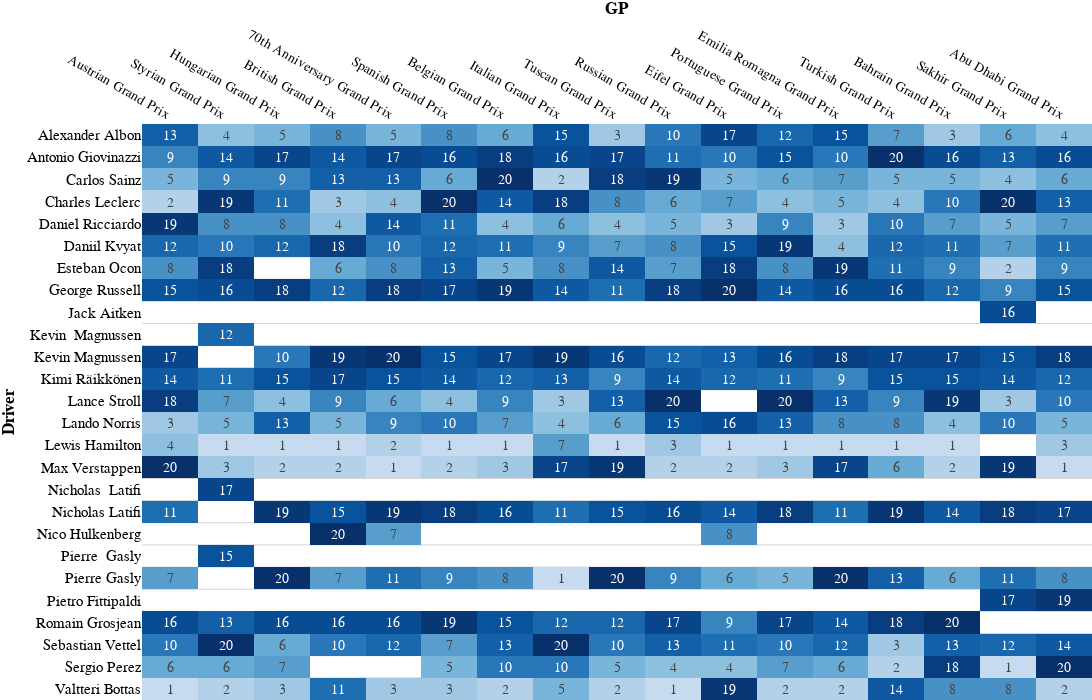

The notebook cell saved with this chart:
### Code cell
fig_pos = px.imshow(
    results_pos,
    text_auto=True,
    aspect='auto',  # Automatically adjust the aspect ratio
    width=1200, height=700,
    color_continuous_scale=[[0,    'rgb(198, 219, 239)'],  # Blue scale
                            [0.25, 'rgb(107, 174, 214)'],
                            [0.5,  'rgb(33,  113, 181)'],
                            [0.75, 'rgb(8,   81,  156)'],
                            [1,    'rgb(8,   48,  107)']],
    labels={'x': 'Race',
            'y': 'Driver',
            'color': 'Position'}       # Change hover texts
)
fig_pos.update_xaxes(title_text='')      # Remove axis titles
fig_pos.update_yaxes(title_text='')
fig_pos.update_yaxes(tickmode='linear')  # Show all ticks, i.e. driver names
fig_pos.update_yaxes(showgrid=True, gridwidth=1, gridcolor='LightGrey',
                 showline=False,
                 tickson='boundaries')              # Show horizontal grid only
fig_pos.update_xaxes(showgrid=False, showline=False)    # And remove vertical grid
fig_pos.update_layout(plot_bgcolor='rgba(0,0,0,0)')     # White background
fig_pos.update_layout(coloraxis_showscale=False)        # Remove legend
fig_pos.update_layout(xaxis=dict(side='top'))           # x-axis on top
fig_pos.update_layout(margin=dict(l=0, r=0, b=0, t=0))  # Remove border margins
fig_pos.update_layout(
    yaxis = dict(tickfont = dict(size=15)),
    xaxis = dict(tickfont = dict(size=13.5)),
    xaxis_title="<b>GP</b>",
    yaxis_title="<b>Driver</b>",
    title_x=0.5,
    hoverlabel=dict(
        bgcolor="white",
        font_size=16,
        font_family="PT Sans Narrow"
    ),
    font=dict(
        family="PT Sans Narrow",
        size=14,
        color="BLACK"
    ),
    title_font_family="PT Sans Narrow"
)
fig_pos.show()

### Figure 1 — Plotly figure (JSON) as saved in the notebook; plotly's stock layout.template omitted (floating-point values rounded to 4 significant figures; data arrays with more than 128 entries replaced by an {"elided": "..."} marker saying what was removed)
{"data": [{"coloraxis": "coloraxis", "hovertemplate": "Race: %{x}<br>Driver: %{y}<br>Position: %{z}<extra></extra>", "name": "0", "texttemplate": "%{z}", "type": "heatmap", "x": ["Austrian Grand Prix", "Styrian Grand Prix", "Hungarian Grand Prix", "British Grand Prix", "70th Anniversary Grand Prix", "Spanish Grand Prix", "Belgian Grand Prix", "Italian Grand Prix", "Tuscan Grand Prix", "Russian Grand Prix", "Eifel Grand Prix", "Portuguese Grand Prix", "Emilia Romagna Grand Prix", "Turkish Grand Prix", "Bahrain Grand Prix", "Sakhir Grand Prix", "Abu Dhabi Grand Prix"], "xaxis": "x", "y": ["Alexander Albon", "Antonio Giovinazzi", "Carlos Sainz", "Charles Leclerc", "Daniel Ricciardo", "Daniil Kvyat", "Esteban Ocon", "George Russell", "Jack Aitken", "Kevin  Magnussen", "Kevin Magnussen", "Kimi Räikkönen", "Lance Stroll", "Lando Norris", "Lewis Hamilton", "Max Verstappen", "Nicholas  Latifi", "Nicholas Latifi", "Nico Hulkenberg", "Pierre  Gasly", "Pierre Gasly", "Pietro Fittipaldi", "Romain Grosjean", "Sebastian Vettel", "Sergio Perez", "Valtteri Bottas"], "yaxis": "y", "z": {"elided": "26x17 int values"}}], "layout": {"coloraxis": {"colorbar": {"title": {"text": "Position"}}, "colorscale": [[0, "rgb(198, 219, 239)"], [0.25, "rgb(107, 174, 214)"], [0.5, "rgb(33,  113, 181)"], [0.75, "rgb(8,   81,  156)"], [1, "rgb(8,   48,  107)"]], "showscale": false}, "font": {"color": "BLACK", "family": "PT Sans Narrow", "size": 14}, "height": 700, "hoverlabel": {"bgcolor": "white", "font": {"family": "PT Sans Narrow", "size": 16}}, "margin": {"b": 0, "l": 0, "r": 0, "t": 0}, "plot_bgcolor": "rgba(0,0,0,0)", "title": {"font": {"family": "PT Sans Narrow"}, "x": 0.5}, "width": 1200, "xaxis": {"anchor": "y", "domain": [0, 1], "showgrid": false, "showline": false, "side": "top", "tickfont": {"size": 13.5}, "title": {"text": "<b>GP</b>"}}, "yaxis": {"anchor": "x", "autorange": "reversed", "domain": [0, 1], "gridcolor": "LightGrey", "gridwidth": 1, "showgrid": true, "showline": false, "tickfont": {"size": 15}, "tickmode": "linear", "tickson": "boundaries", "title": {"text": "<b>Driver</b>"}}}}
